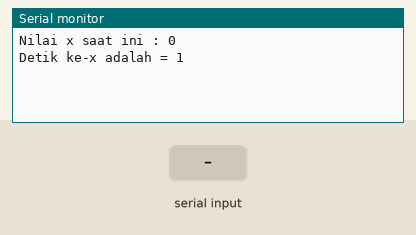
Bench run of a sketch on a simulated Arduino Uno, built with avr-gcc and run on an emulated ATmega328P. Shown: the last lines printed to the serial monitor. Inputs (shaded band) come from the test bench.

Above: at 1.2 s.
1.3 s: "90,45\n" received over Serial
At 1.9 s:
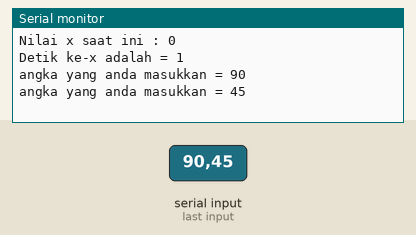
2.8 s: "30,150\n" received over Serial
At 2.97 s:
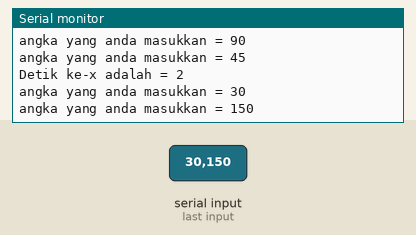
Timing chart, 0 to 5.8 s (numbered marks = the images above; inputs shaded):
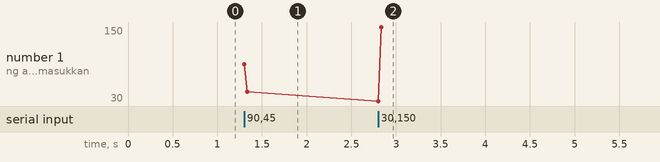

Measured:
- after the input at 1.3 s, the serial monitor: prints a new line at once (image 1)
- after the input at 2.8 s, the serial monitor: prints a new line at once (image 2)
- plotted number 1: 45 → 150 after the input at 2.8 s

The sketch:

series_and_its_states.ino
```cpp
unsigned long nilaiSementara= 0;
const long nilaiInterval = 1000;

int x = 0;

int inputUser;

int n = 0;

int angkaKeramat = 1;

void setup() {
Serial.begin(9600);
Serial.print("Nilai x saat ini : ");
Serial.println(x);
}

void loop() {
unsigned long nilaiSekarang = millis();

if (nilaiSekarang - nilaiSementara >= nilaiInterval) {
  x++;
  Serial.print("Detik ke-x adalah = ");
  Serial.println(x);

  nilaiSementara = nilaiSekarang;
}

if (Serial.available() > 0) {
  inputUser = Serial.parseInt();
  while (Serial.available() > 0) {
    Serial.read();
  }

  angkaKeramat = (3*n) + 1;

  if (inputUser == angkaKeramat) {
    Serial.print("Input diabaikan karena ");
    Serial.print(inputUser);
    Serial.println(" Angka Keramat");
    Serial.print("(n = ");
    Serial.print(n);
    Serial.println(")");

    n++;
  }
  else {
    Serial.print("angka yang anda masukkan = ");
    Serial.println(inputUser);
  }
}

}
```
